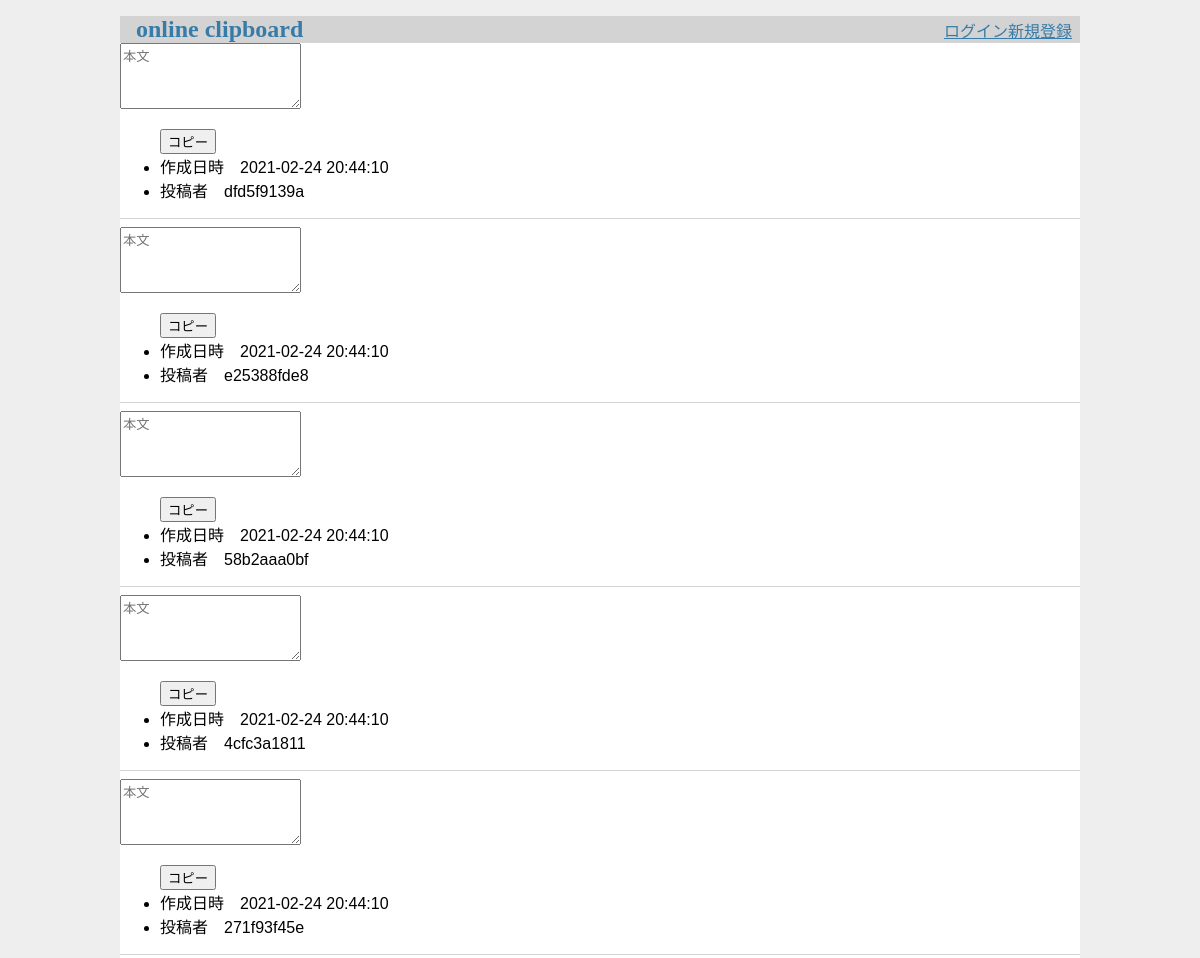
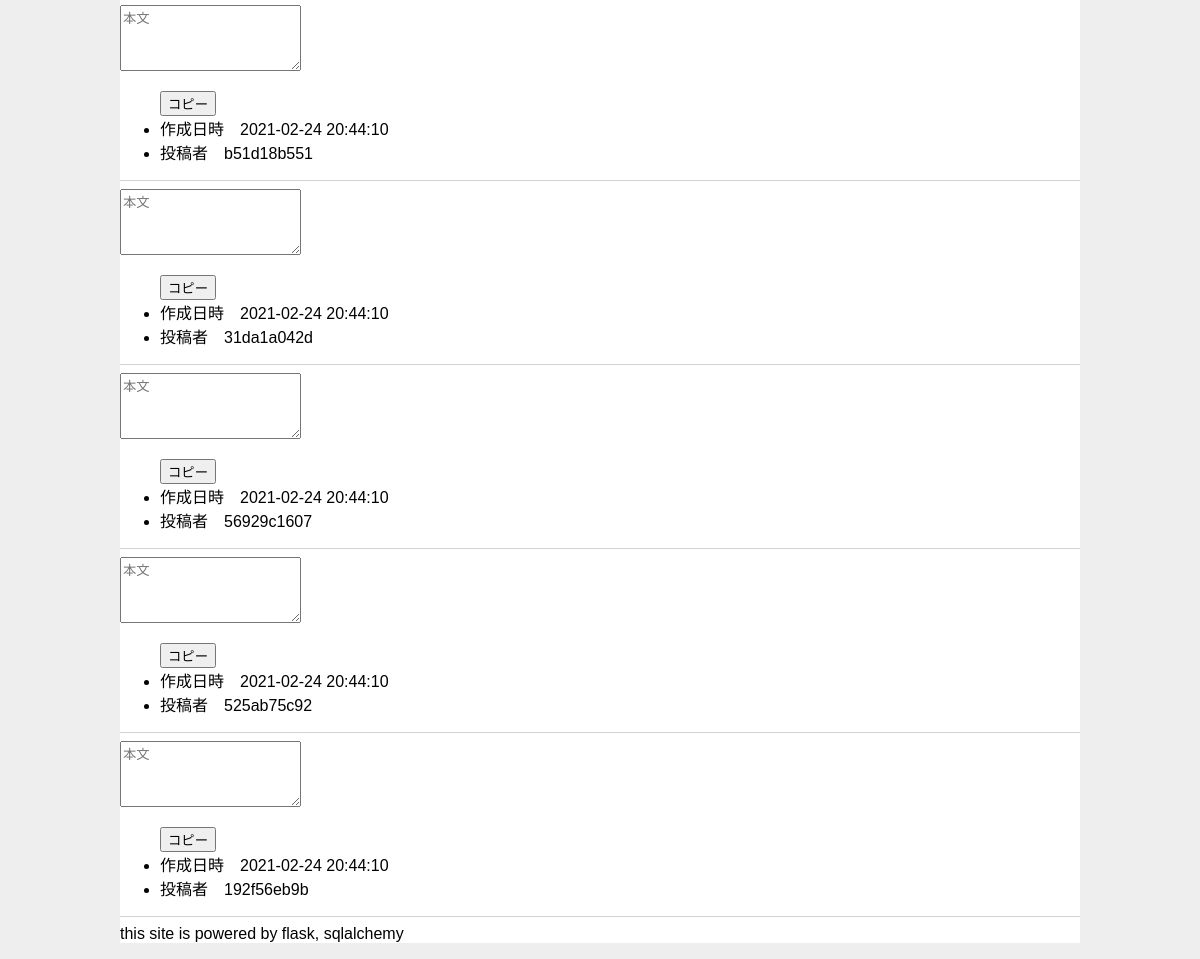
The page / on the database its author committed (2 pictures, top to bottom).
### online_clip/database/schema.py (models this page shows, shortened)
class Entry(Base):
    __tablename__   = "entry"
    key             = Column(Integer, primary_key=True, autoincrement=True, nullable=False)
    account_key     = Column(
        Integer,
        ForeignKey(f'{Account.__tablename__}.key'),
        nullable=False
    )
    text            = Column(UnicodeText, default='', nullable=False)
    is_public       = Column(Boolean, default=False, nullable=False)
    created_at      = Column(DateTime, server_default=current_timestamp(), nullable=False)
    expire_datetime = Column(DateTime, nullable=True)

class Account(Base):
    __tablename__   = "account" #テーブル名を指定
    key             = Column(Integer, primary_key=True, autoincrement=True, nullable=False)
    user_id         = Column(String(255), unique=True, nullable=False)
    pw_hash         = Column(String(255), nullable=False)
    first_name      = Column(String(255), nullable=True)
    last_name       = Column(String(255), nullable=True)
    age             = Column(Integer, nullable=True)
    created_at      = Column(DateTime, server_default=current_timestamp(), nullable=False)
    entries         = relationship('Entry', backref='account', cascade="save-update, merge, delete, delete-orphan")

### online_clip/app/top.py (the view)
@bp.route('/index')     # multiple routing
@bp.route('/')          # url_for('top.index') refer to '/', e.g. the last bp.route('some_url')
def index():            # url_for('top.this_func_name') this_func_name = index
    db : Database = current_app.db
    account_key = None
    if session.get('user_id') and session.get('account_key'):
        account_key = int(session.get('account_key'))
    entry_list = db.get_recent_entry(10, public=True, account_key=account_key)
    return render_template('index.html', entry_list=entry_list)

### online_clip/database/util.py (called while the page is built)
    def __call__(self):
        return self

    def __enter__(self) -> Session:
        self.session = self.factory()
        return self.session

    def __exit__(self, *exception):
        if exception[0] is not None:
            print('--------------------')
            print(exception)
            print('--------------------')
            self.session.rollback()
        self.session.close()
        print('close session')

### online_clip/app/templates/index.html (shortened to what this page needs)
{% extends 'base.html' %}
{% block content %}
<section>
{% for entry in entry_list %}
<div class="post">
    <textarea id="textarea{{ entry.key }}" name="text" rows="4" placeholder="本文"></textarea>
    <ul>
        <button onClick="onCopy('textarea{{ entry.key }}')">コピー</button>
        <li>作成日時　{{ entry.created_at }}　</li>
        <li>投稿者　{{ entry.account.user_id }}</li>
    </ul>
</div>
<hr>
{% endfor %}
</section>
{% endblock %}

### online_clip/app/templates/base.html (shortened to what this page needs)
<!doctype html>
<head>
    <link rel="stylesheet" href="{{ url_for('static', filename='style.css') }}">
</head>
<header>
    <nav>
        <h1><a href="{{ url_for('top.index') }}" >online clipboard</a></h1>
        {% if session.get('user_id') %}
        <a href="{{ url_for('top.userpage') }}">{{ session.get('user_id') }}</a>
        <a href="{{ url_for('auth.logout') }}" >ログアウト</a>
        {% else %}
        <a href="{{ url_for('auth.login') }}" >ログイン</a>
        <a href="{{ url_for('auth.registration') }}" >新規登録</a>
        {% endif %}
    </nav>
</header>
{% block content %}{% endblock %}
<footer>
    this site is powered by flask, sqlalchemy
</footer>

### online_clip/app/static/style.css (style rules this page uses)
h1 { font-family: serif; color: #377ba8; margin: 1rem 0; }
a { color: #377ba8; }
hr { border: none; border-top: 1px solid lightgray; }
nav { background: lightgray; display: flex; align-items: center; padding: 0 0.5rem; }
nav h1 { flex: auto; margin: 0; }
nav h1 a { text-decoration: none; padding: 0.25rem 0.5rem; }

### rows shown on the page
Entry: text "本文", created_at "2021-02-24 20:44:10", account.user_id "dfd5f9139a"
Entry: text "本文", created_at "2021-02-24 20:44:10", account.user_id "e25388fde8"
Entry: text "本文", created_at "2021-02-24 20:44:10", account.user_id "58b2aaa0bf"
Entry: text "本文", created_at "2021-02-24 20:44:10", account.user_id "4cfc3a1811"
Entry: text "本文", created_at "2021-02-24 20:44:10", account.user_id "271f93f45e"
Entry: text "本文", created_at "2021-02-24 20:44:10", account.user_id "b51d18b551"
Entry: text "本文", created_at "2021-02-24 20:44:10", account.user_id "31da1a042d"
Entry: text "本文", created_at "2021-02-24 20:44:10", account.user_id "56929c1607"
Entry: text "本文", created_at "2021-02-24 20:44:10", account.user_id "525ab75c92"
Entry: text "本文", created_at "2021-02-24 20:44:10", account.user_id "192f56eb9b"
